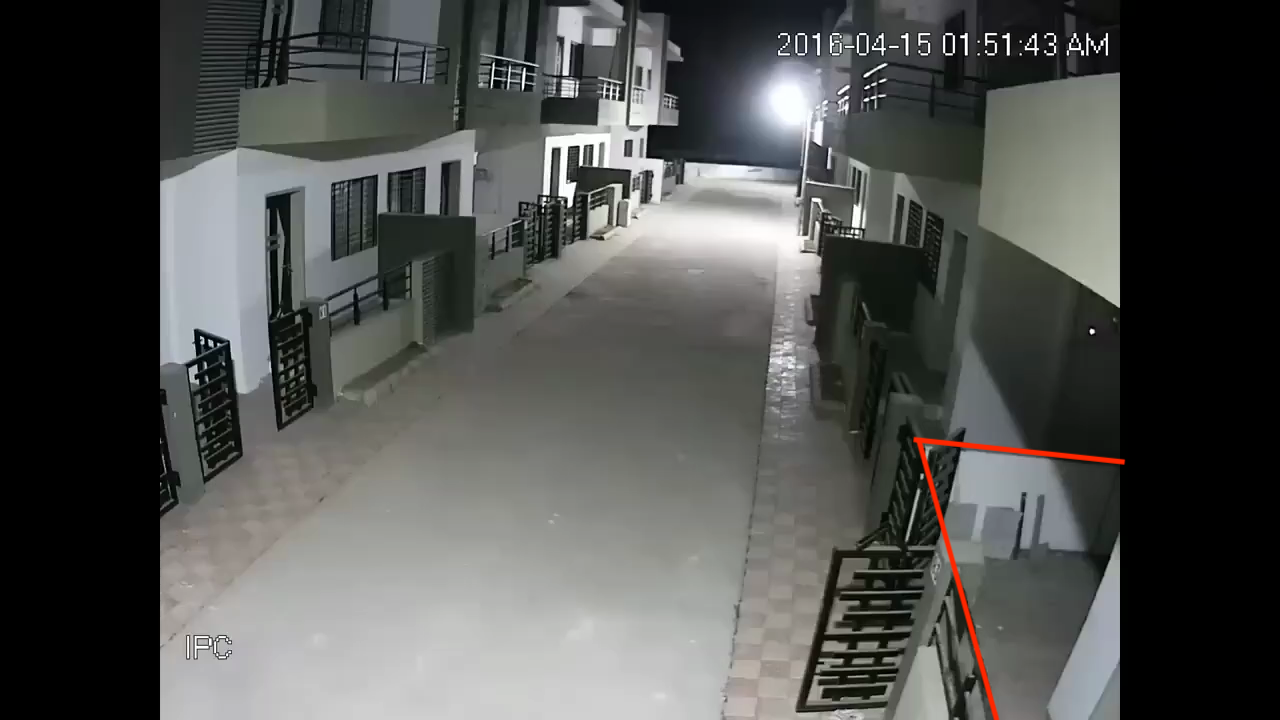
#> input picture zone.png, 1280 x 720 px
$ python zone_identify.py
#> lines starting #> are read from the running program, lines starting #| are printed output that depends on the picture; after the words box and inside, x2 and y2 are one past the last pixel; in counts of white or black regions, pixels touching at a corner belong together
import cv2
import numpy as np
import json

img = cv2.imread(filename='zone.png')
#> img is the input picture: shape (720, 1280, 3); mean B, G, R 80, 82.2, 81

if img is None:
    print("No image")
    exit()

hsv = cv2.cvtColor(src=img, code=cv2.COLOR_BGR2HSV)
#> hsv: shape (720, 1280, 3); mean H, S, V 43.7, 22.5, 84

lower_red1 = np.array([0, 70, 50])
upper_red1 = np.array([10, 255, 255])
mask1 = cv2.inRange(hsv, lower_red1, upper_red1)
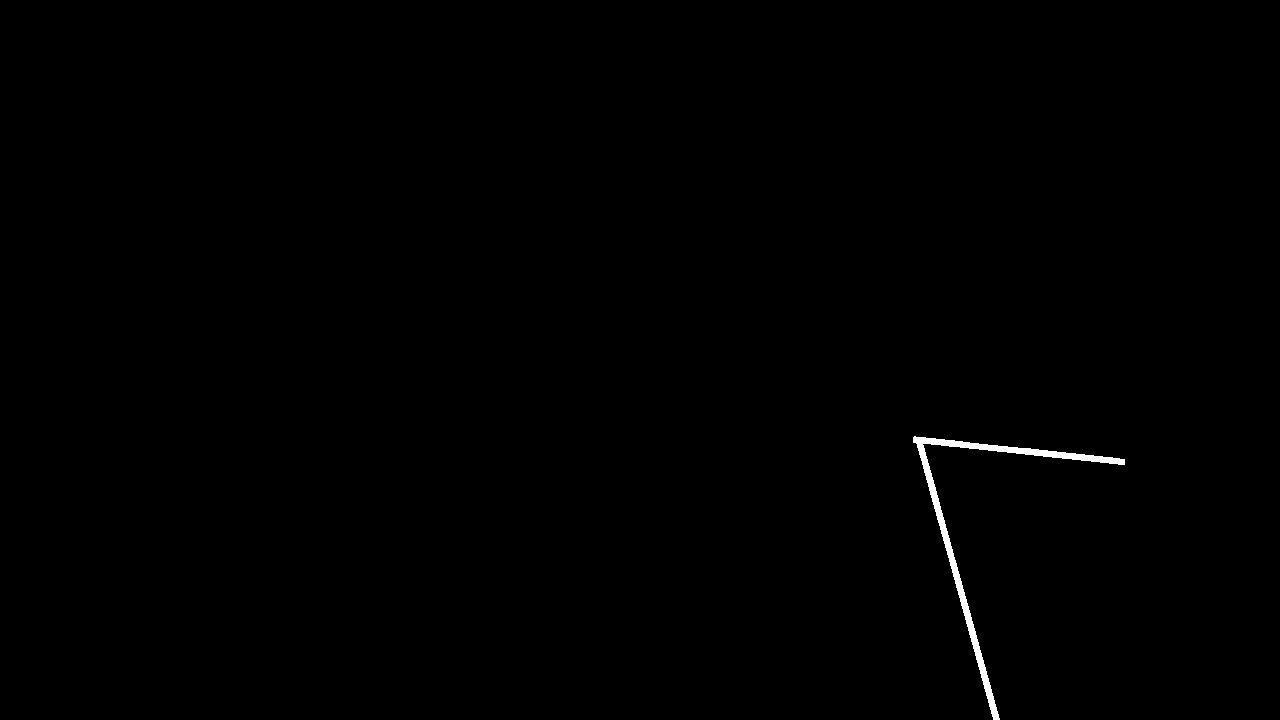
#> mask1: shape (720, 1280); 0.35% white; 1 white region

lower_red2 = np.array([170, 70, 50])
upper_red2 = np.array([180, 255, 255])
mask2 = cv2.inRange(hsv, lower_red2, upper_red2)
#> mask2: shape (720, 1280); every value is 0

mask = mask1 + mask2

contours, _ = cv2.findContours(image=mask, mode=cv2.RETR_EXTERNAL, method=cv2.CHAIN_APPROX_SIMPLE)
#> contours = 1 contour; box (x1, y1, x2, y2) and area: (913, 436, 1125, 720) 2730

if contours:
    zone_contour = max(contours, key=cv2.contourArea)
#> zone_contour = contour of 404 points, box (x1, y1, x2, y2) (913, 436, 1125, 720), area 2730

#> (the run stopped early here; a loop or call above may not have finished)
